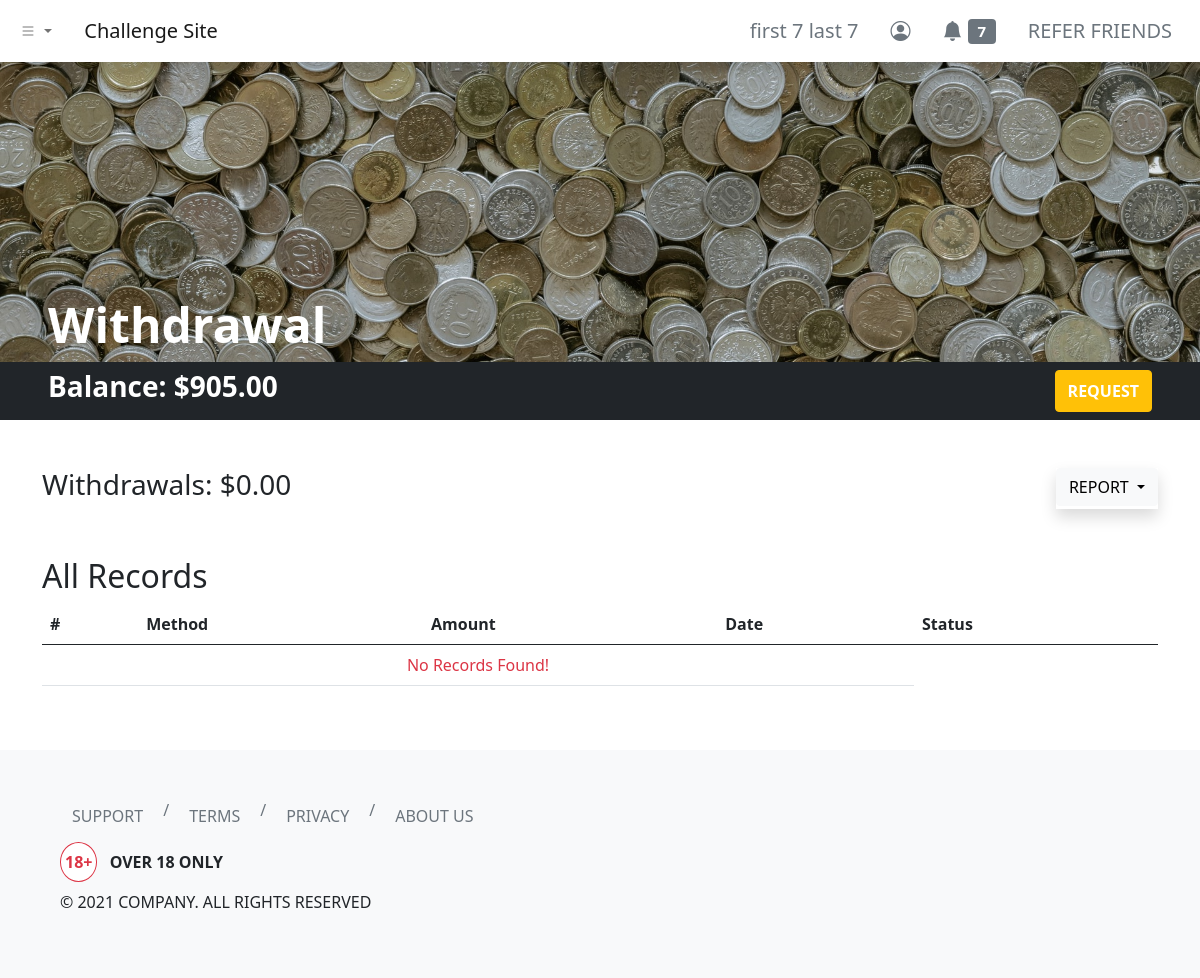
The app's page /dashboard/withdrawal/index.php (signed in) with its own data.
### tables this page shows
CREATE TABLE `users` (
  `id` int(11) NOT NULL,
  `username` varchar(255) NOT NULL,
  `first_name` varchar(255) NOT NULL,
  `last_name` varchar(255) NOT NULL,
  `email` varchar(255) NOT NULL,
  `user_password` varchar(255) NOT NULL,
  `balance` decimal(65,30) UNSIGNED NOT NULL DEFAULT 0.000000000000000000000000000000,
  `skill_points` int(11) NOT NULL
);

### dashboard/withdrawal/index.php (the view, shortened to what this page needs)
<?php
include '../../header.php';
?>
<link rel="stylesheet" href="./index.css">
<div class="hero bg-dark d-flex align-items-end px-5">
    <h1 class="text-white display-5 fw-bold">Withdrawal</h1>
</div>
<div class="container-fluid bg-dark py-2 px-5">
    <div class="row">
        <div class="col d-flex justify-content-between">
            <h3 class="text-white fw-bold">Balance:
                <?php
                include_once '../../php-apis/db-config.php';
                $user_id = $_SESSION['id'];
                $sql3 = "SELECT * FROM users WHERE id=$user_id";
                $result3 = mysqli_query($conn, $sql3);
                if (mysqli_num_rows($result3) > 0) {
                    while ($row3 = mysqli_fetch_assoc($result3)) {
                        echo '$' . number_format($row3['balance'], 2, '.', '');
                    }
                } else {
                    header("Location: ../../php-apis/logout.php");
                    die();
                }
                ?>
            </h3>
            <button type="button" class="btn btn-warning text-uppercase text-white fw-bold" data-bs-toggle="modal" data-bs-target="#withdrawalModal">
                Request
            </button>
        </div>
    </div>
</div>
<div class="container my-5">
    <div class="row">
        <div class="col">
            <h3>Withdrawals:
                <?php
                $sql = "SELECT SUM(amount) AS withdrawalSum FROM withdrawal_log WHERE withdrawal_by = $user_id";
                $result = mysqli_query($conn, $sql);
                if (mysqli_num_rows($result) > 0) {
                    while ($row = mysqli_fetch_assoc($result)) {
                        echo '$' . number_format($row['withdrawalSum'], 2, '.', '');
                    }
                } else {
                    echo "$0.00";
                }
                ?>
            </h3>
        </div>
        <div class="col d-flex">
            <div class="dropdown shadow ms-auto">
                <button class="btn btn-light dropdown-toggle text-uppercase" type="button" data-bs-toggle="dropdown" aria-expanded="false">
                    Report
                </button>
            </div>
        </div>
    </div>
</div>
<div class="container my-5">
    <div class="row">
        <div class="col">
            <h2 class="text-capitalize"><?php echo (isset($_GET['report-filter']) && !empty($_GET['report-filter'])) ? (str_replace("-", " ", mysqli_real_escape_string($conn, clean_input($_GET['report-filter'])))) : ("All") ?> Records</h2>
            <table class="table">
                <thead>
                    <tr>
                        <th scope="col">#</th>
                        <th scope="col">Method</th>
                        <th scope="col">Amount</th>
                        <th scope="col">Date</th>
                        <th scope="col">Status</th>
                    </tr>
                </thead>
                <tbody>
                    <?php
                    if (isset($_GET['report-filter']) && !empty($_GET['report-filter'])) {
                        $reportFilter = mysqli_real_escape_string($conn, clean_input($_GET["report-filter"]));
                        switch ($reportFilter) {
                            case "current-month":
                                $sql2 = "SELECT * FROM withdrawal_log WHERE MONTH(server_timestamp) = MONTH(CURRENT_DATE()) AND YEAR(server_timestamp) = YEAR(CURRENT_DATE()) AND withdrawal_by = $user_id ORDER BY server_timestamp DESC";
                                break;
                            case "previous-month":
                                $sql2 = "SELECT * FROM withdrawal_log WHERE YEAR(server_timestamp) = YEAR(CURRENT_DATE() - INTERVAL 1 MONTH) AND MONTH(server_timestamp) = MONTH(CURRENT_DATE() - INTERVAL 1 MONTH) AND withdrawal_by = $user_id ORDER BY server_timestamp DESC";
                                break;
                            case "current-year":
                                $sql2 = "SELECT * FROM withdrawal_log WHERE YEAR(server_timestamp) = YEAR(CURRENT_DATE()) AND withdrawal_by = $user_id ORDER BY server_timestamp DESC";
                                break;
                            case "all":
                                $sql2 = "SELECT * FROM withdrawal_log WHERE withdrawal_by = $user_id ORDER BY server_timestamp DESC";
                                break;
                            default:
                                $sql2 = "SELECT * FROM withdrawal_log WHERE withdrawal_by = $user_id ORDER BY server_timestamp DESC";
                        }
                    } else {
                        $sql2 = "SELECT * FROM withdrawal_log WHERE withdrawal_by = $user_id ORDER BY server_timestamp DESC";
                    }
                    $result2 = mysqli_query($conn, $sql2);
                    if (mysqli_num_rows($result2) > 0) {
                        $count = 1;
                        while ($row2 = mysqli_fetch_assoc($result2)) {
                    ?>
                            <tr>
                                <th scope="row"><?php echo $count; ?></th>
                                <td><?php echo $row2['method']; ?></td>
                                <td><?php echo '$' . number_format($row2['amount'], 2, '.', ''); ?></td>
                                <td><?php echo $row2['client_date']; ?></td>
                                <td><?php echo $row2['withdrawal_status']; ?></td>
                            </tr>
                        <?php
                            $count++;
                        }
                    } else {
                        ?>
                        <tr>
                            <td colspan="4" class="text-center text-danger">No Records Found!</td>
                        </tr>
                    <?php } ?>
                </tbody>
            </table>
        </div>
    </div>
</div>
<?php
include '../../footer.php';
?>

### header.php (shortened to what this page needs)
<?php
function urlPrefix()
{
    if (basename(getcwd()) === basename(__DIR__)) {
        return './';
    } elseif (basename(dirname(getcwd())) === basename(__DIR__)) {
        return '../';
    } elseif (basename(dirname(dirname(getcwd()))) === basename(__DIR__)) {
        return '../../';
    } elseif (basename(dirname(dirname(dirname(getcwd())))) === basename(__DIR__)) {
        return '../../../';
    } else {
        return './';
    }
}
?>
<!DOCTYPE html>
<html lang="en">
<head>
    <link href="https://cdn.jsdelivr.net/npm/bootstrap@5.0.0-beta2/dist/css/bootstrap.min.css" rel="stylesheet">
    <link rel="stylesheet" href="https://cdn.jsdelivr.net/npm/bootstrap-icons@1.3.0/font/bootstrap-icons.css">
</head>
<body>
    <nav class="navbar navbar-expand-sm navbar-light bg-white shadow">
        <div class="container-fluid">
            <ul class="navbar-nav me-4">
                <li class="nav-item dropdown">
                    <a class="nav-link dropdown-toggle" href="#" id="navbarDropdownMenuLink" role="button" data-bs-toggle="dropdown" aria-expanded="false">
                        <i class="bi bi-list"></i>
                    </a>
                </li>
            </ul>
            <a class="navbar-brand" href="<?php echo urlPrefix(); ?>">Challenge Site</a>
            <div class="collapse navbar-collapse" id="navbarNavDropdown">
                <ul class="navbar-nav ms-auto">
                    <?php if (isset($_SESSION['id'])) { ?>
                        <li class="nav-item">
                            <a class="btn btn-lg btn-outline-secondary border-0" aria-current="page" href="<?php echo urlPrefix() . 'dashboard/profile/'; ?>">
                                <?php
                                include_once urlPrefix() . 'php-apis/db-config.php';
                                $user_id = $_SESSION['id'];
                                $sql = "SELECT * FROM users WHERE id=$user_id";
                                $result = mysqli_query($conn, $sql);
                                if (mysqli_num_rows($result) > 0) {
                                    while ($row = mysqli_fetch_assoc($result)) {
                                        echo $row['first_name'] . ' ' . $row['last_name'];
                                    }
                                } else {
                                    header("Location: " . urlPrefix() . "php-apis/logout.php");
                                    die();
                                }
                                ?>
                            </a>
                        </li>
                        <li class="nav-item">
                            <a class="btn btn-lg btn-outline-secondary border-0" aria-current="page" href="<?php echo urlPrefix() . 'dashboard/profile/'; ?>"><i class="bi bi-person-circle"></i></a>
                        </li>
                        <li class="nav-item">
                            <a class="btn btn-lg btn-outline-secondary border-0" aria-current="page" href="<?php echo urlPrefix() . 'dashboard/notifications/'; ?>">
                                <i class="bi bi-bell-fill"></i>
                                <span class="badge bg-secondary">
                                    <?php
                                    $sql2 = "SELECT COUNT(*) AS unread_notifs FROM notifications WHERE notif_for = $user_id AND notif_status = 'unread'";
                                    $result2 = mysqli_query($conn, $sql2);
                                    if (mysqli_num_rows($result2) > 0) {
                                        while ($row2 = mysqli_fetch_assoc($result2)) {
                                            echo $row2['unread_notifs'];
                                        }
                                    } else {
                                        echo "0";
                                    }
                                    ?>
                                </span>
                            </a>
                        </li>
                        <li class="nav-item">
                            <a class="btn btn-lg btn-outline-secondary border-0" aria-current="page" href="<?php echo urlPrefix() . 'dashboard/refer/'; ?>">REFER FRIENDS</a>
                        </li>
                    <?php } else { ?>
                        <li class="nav-item">
                            <a class="btn btn-lg btn-outline-secondary border-0" aria-current="page" href="<?php echo urlPrefix() . 'login/'; ?>">ENTER</a>
                        </li>
                    <?php } ?>
                </ul>
            </div>
        </div>
    </nav>

### dashboard/withdrawal/index.css (style rules this page uses)
.hero { background-image: url('../../images/pawel-czerwinski-PtHP1wFSSYI-unsplash.jpg'); background-position: bottom; background-repeat: no-repeat; background-size: cover; min-height: 300px; }

### records on screen
users: first_name "first 7", last_name "last 7", balance "905.00"

### other values on screen
$row2['unread_notifs'] "7"
$row['withdrawalSum'] "0.00"
